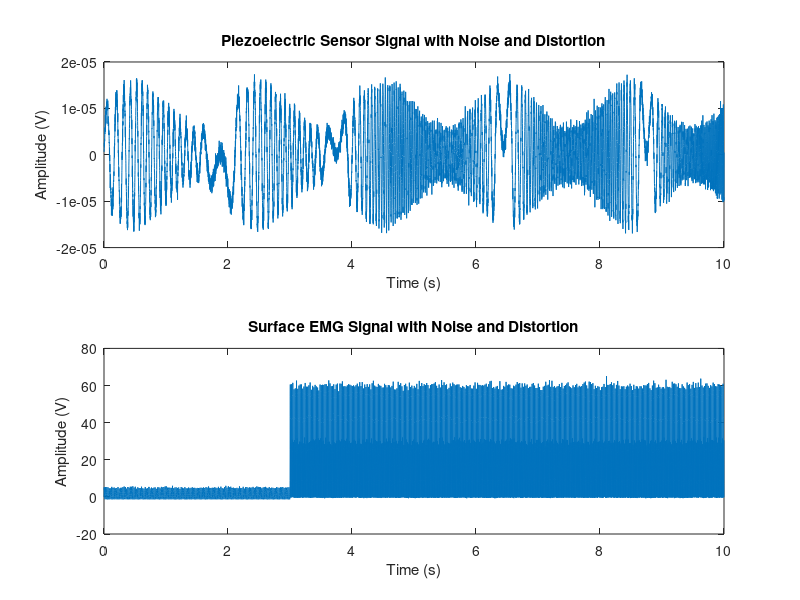

The MATLAB source for this figure: (Note: this script raises an error after producing the figure.)
% Simulation Parameters
Fs = 1000;        % Sampling frequency (Hz)
t = 0:1/Fs:10;    % Time vector (10 seconds)

% Piezoelectric Sensor Signal
grip_force = 0.00001 + 0.000005 * sin(2*pi*0.5*t);  % Varying grip force
frequency_piezo = 5 + 5 * sin(2*pi*0.2*t);  % Frequency varies with time
amplitude_piezo = grip_force;             % Amplitude of piezoelectric signal

% Piezoelectric Sensor Signal (Sine Wave with variable amplitude and frequency)
piezo_signal = amplitude_piezo .* sin(2*pi*frequency_piezo .* t);

% Add noise to the Piezoelectric signal (Gaussian white noise)
noise_piezo = 0.000001 * randn(size(piezo_signal));  % Add noise with amplitude 0.05
piezo_signal_noisy = piezo_signal + noise_piezo;

% Add distortion to the Piezoelectric signal (nonlinear distortion)
distortion_piezo = 0.000003 * (piezo_signal_noisy).^3;  % Nonlinear distortion (cube the signal)
piezo_signal_distorted = piezo_signal_noisy + distortion_piezo;

% Surface EMG Signal (rest and action)
rest_duration = 3;  % Time during rest (seconds)
action_duration = 7; % Time during action (seconds)

% Generate the EMG signal for the rest and action periods
emg_rest = 3 * sin(2*pi*50*(0:1/Fs:rest_duration-1/Fs));  % Rest period (low activity)
emg_action = 15 * sin(2*pi*50*(0:1/Fs:action_duration-1/Fs));  % Action period (high activity)
emg_signal = [emg_rest, emg_action];  % Combine rest and action signals

% Create a time vector for the EMG signal that matches its length
t_emg = 0:1/Fs:(length(emg_signal)-1)/Fs;

% Add noise to the EMG signal (Gaussian white noise)
noise_emg = 0.2 * randn(size(emg_signal));  % Add noise with amplitude 0.02
emg_signal_noisy = emg_signal + noise_emg;

% Add distortion to the EMG signal (nonlinear distortion)
distortion_emg = 0.2 * (emg_signal_noisy).^2;  % Nonlinear distortion (square the signal)
emg_signal_distorted = emg_signal_noisy + distortion_emg;

% Plot the signals
figure;

subplot(2,1,1);
plot(t, piezo_signal_distorted);
title('Piezoelectric Sensor Signal with Noise and Distortion');
xlabel('Time (s)');
ylabel('Amplitude (V)');

subplot(2,1,2);
plot(t_emg, emg_signal_distorted);  % Use the correct time vector for EMG
title('Surface EMG Signal with Noise and Distortion');
xlabel('Time (s)');
ylabel('Amplitude (V)');

% Save the signals to a file for simulation in Proteus or PSpice
piezoelectric_data = [t', piezo_signal_distorted'];
emg_data = [t_emg', emg_signal_distorted'];
writematrix(piezoelectric_data, 'piezoelectric_signal.txt');
writematrix(emg_data, 'emg_signal.txt');
